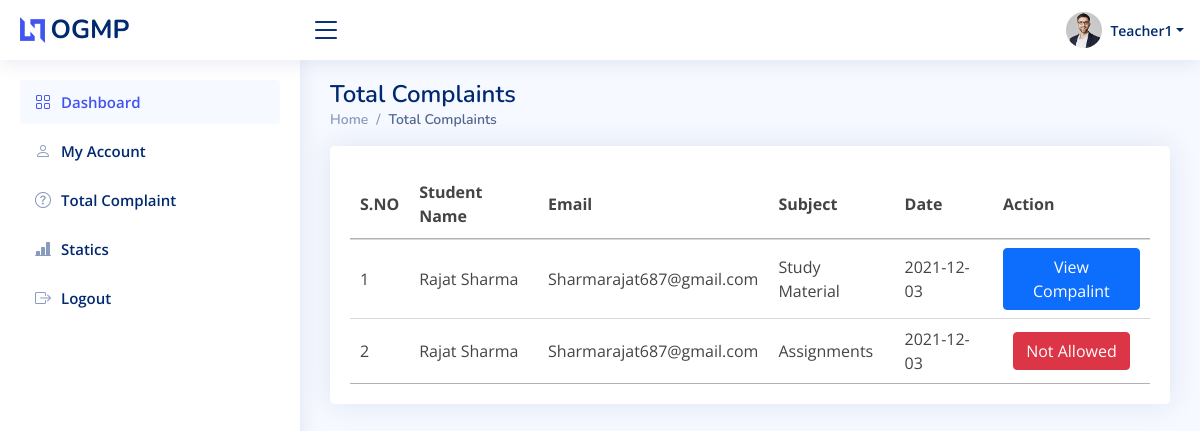
The app's page /all_complaints.php (signed in) with its own data.
### tables this page shows
CREATE TABLE `queries` (
  `id` int(11) NOT NULL,
  `name` varchar(150) NOT NULL,
  `email` varchar(150) NOT NULL,
  `subject` text NOT NULL,
  `message` text NOT NULL,
  `t_email` varchar(55) NOT NULL,
  `t_name` varchar(55) NOT NULL,
  `q_date` varchar(25) NOT NULL,
  `q_time` varchar(25) NOT NULL,
  `update_date` varchar(25) NOT NULL,
  `status` int(5) NOT NULL
);

### all_complaints.php (the view, shortened to what this page needs)
<?php
include_once("include/database.php");
?>
<!DOCTYPE html>
<html lang="en">
<head>
  <link href="assets/vendor/bootstrap/css/bootstrap.min.css" rel="stylesheet">
  <link href="assets/vendor/bootstrap-icons/bootstrap-icons.css" rel="stylesheet">
  <link href="assets/vendor/boxicons/css/boxicons.min.css" rel="stylesheet">
  <link href="assets/vendor/quill/quill.snow.css" rel="stylesheet">
  <link href="assets/vendor/quill/quill.bubble.css" rel="stylesheet">
  <link href="assets/vendor/remixicon/remixicon.css" rel="stylesheet">
  <link href="assets/vendor/simple-datatables/style.css" rel="stylesheet">
  <link href="assets/css/style.css" rel="stylesheet">
  <link rel="stylesheet" href="https://cdn.datatables.net/1.11.3/css/jquery.dataTables.min.css">
</head>
<body>
  <?php include_once("include/header.php"); ?>
  <?php include_once("include/sidebar.php"); ?>
  <main id="main" class="main">
    <div class="pagetitle">
      <h1>Total Complaints</h1>
      <nav>
        <ol class="breadcrumb">
          <li class="breadcrumb-item"><a href="index.html">Home</a></li>
          <li class="breadcrumb-item active">Total Complaints</li>
        </ol>
      </nav>
    </div>
    <section class="section">
      <div class="row">
        <div class="col-lg-12">
          <div class="card">
            <div class="card-body"><br>
              <table id="example" class="display" style="width:100%">
        <thead>
            <tr>
                <th>S.NO</th>
                <th>Student Name</th>
                <th>Email</th>
                <th>Subject</th>
                <th>Date</th>
                <th>Action</th>
            </tr>
        </thead>
        <tbody>
            <?php
            $i = 1;
            $data1 = mysqli_query($conn, "select * from queries where t_email='".$_SESSION['email']."' ");
            if(mysqli_num_rows($data1) > 0){
            while($row = mysqli_fetch_array($data1)){
            ?>
            <tr>
            <tr>
                <td><?php echo $i; ?></td>
                <td><?php echo ucwords($row['name']); ?></td>
                <td><?php echo ucwords($row['email']); ?></td>
                <td><?php echo ucwords($row['subject']); ?></td>
                <td><?php echo ucwords($row['q_date']); ?></td>
                <td class="text-center">
                    <?php if($row['status']==3){ ?>
                    <a href="view_complaint.php?id=<?php echo $row['id']; ?>"><button class="btn btn-primary">View Compalint</button></a>
                    <?php } else{  ?>
                    <button class="btn btn-danger" title="Not Allowed">Not Allowed</button>
                    <?php } ?>
                </td>
            </tr>
            <?php $i++; } } ?>
        </tbody>
        </table>
            </div>
          </div>
        </div>
      </div>
    </section>
  </main>
</body>
</html>

### assets/css/style.css (style rules this page uses)
:root { scroll-behavior: smooth; }
body { font-family: "Open Sans", sans-serif; background: #f6f9ff; color: #444444; }
a { color: #4154f1; text-decoration: none; }
h1, h2, h3, h4, h5, h6 { font-family: "Nunito", sans-serif; }
#main { margin-top: 60px; padding: 20px 30px; transition: all 0.3s; }
.pagetitle { margin-bottom: 10px; }
.pagetitle h1 { font-size: 24px; margin-bottom: 0; font-weight: 600; color: #012970; }
.card { margin-bottom: 30px; border: none; border-radius: 5px; box-shadow: 0px 0 30px rgba(1, 41, 112, 0.1); overflow: hidden; }
.card-body { padding: 0 20px 20px 20px; }
.breadcrumb { font-size: 14px; font-family: "Nunito", sans-serif; color: #899bbd; font-weight: 600; }
.breadcrumb a { color: #899bbd; transition: 0.3s; }
.breadcrumb .breadcrumb-item::before { color: #899bbd; }
.breadcrumb .active { color: #51678f; font-weight: 600; }
@media (min-width: 1200px) { #main, #footer { margin-left: 300px; } }

### records on screen
queries: name "Rajat Sharma", email "Sharmarajat687@gmail.com", subject "Study Material", q_date "2021-12-03"
queries: name "Rajat Sharma", email "Sharmarajat687@gmail.com", subject "Assignments", q_date "2021-12-03", status "Not Allowed"

### other values on screen
$_SESSION['name'] "Teacher1"
